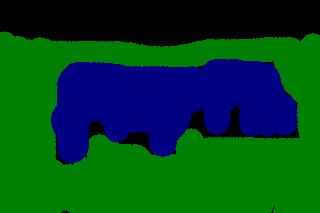
%> input picture MSRC_v1/images/test/1_16_s_GT.bmp, 320 x 213 px
$ octave --eval "result = getTestImagesGT;"   (GNU Octave 9; MATLAB toolbox functions it lacks are replaced by stand-ins)
%> lines starting %> are read from the running program, lines starting %| are printed output that depends on the picture
% input: none
% output: im (1 x num_images cell)
%         im_size (num_images x 2 double)

function [im] = getTestImagesGT

im{1} = imread('../MSRC_v1/images/test/1_16_s_GT.bmp');
im{2} = imread('../MSRC_v1/images/test/1_17_s_GT.bmp');
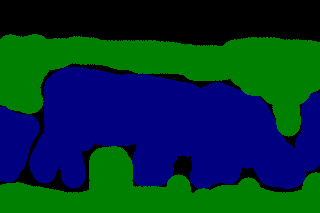
%> input picture MSRC_v1/images/test/1_17_s_GT.bmp, 320 x 213 px
im{3} = imread('../MSRC_v1/images/test/1_18_s_GT.bmp');
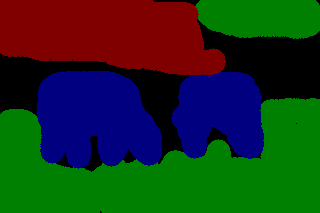
%> input picture MSRC_v1/images/test/1_18_s_GT.bmp, 320 x 213 px
%> (the run ends here)
